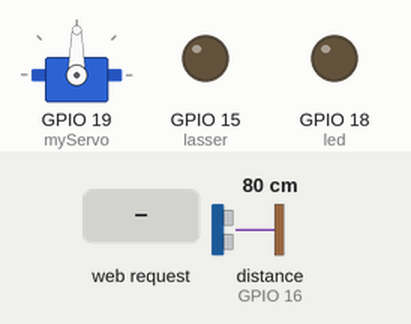
Recording of a sketch running on a simulated ESP32. Shown: servo, output pins drawn as LEDs (lit = HIGH). The inputs (shaded band) are chosen by the test bench; at power-on: distance to the obstacle (sensor on GPIO 16) 80 cm. The echo pulse lasts 58.3 µs per cm; WiFi joins after 1.5 s; servers stay silent unless stated; pins used as bus, display or sensor lines are not drawn; what the sketch prints to the serial monitor is not drawn.

Above: at 3.0 s.
3.1 s: HTTP request GET /h received
At 4.0 s:
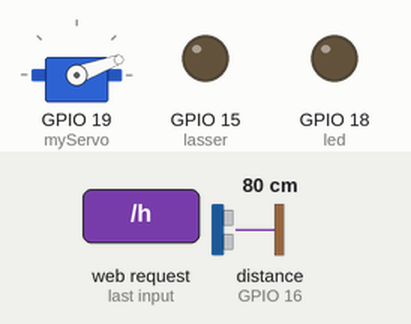
6.1 s: distance to the obstacle (sensor on GPIO 16) set to 23 cm
7.6 s: distance to the obstacle (sensor on GPIO 16) set to 19 cm
At 8.9 s:
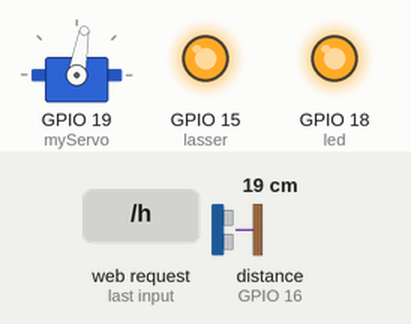
10.6 s: distance to the obstacle (sensor on GPIO 16) set to 35 cm
At 13.1 s:
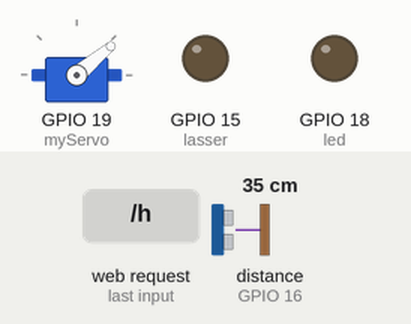
13.6 s: distance to the obstacle (sensor on GPIO 16) set to 2 cm
At 16.6 s:
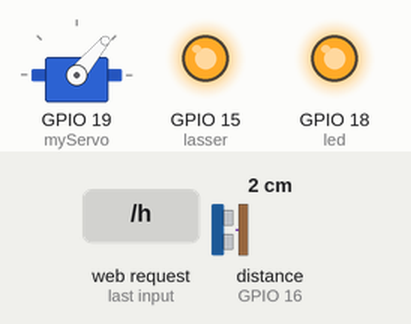
Timing chart, 0 to 17.6 s (numbered marks = the images above; inputs shaded):
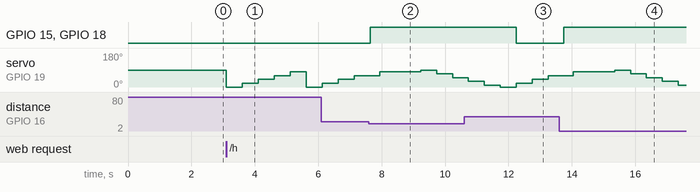

The sketch:

ultra.ino.ino
```cpp
#include <Arduino.h>
#include <ESP32Servo.h>
#include <WiFi.h>
#include <WiFiClientSecure.h>
#include <WebServer.h>
#include <ESPmDNS.h>
#include <UniversalTelegramBot.h>
bool should=false;
bool s=false;
int angle;
int mode=0;


Servo myServo;

#define BOTtoken "8736106243:AAGrqLYHwCOgMkVhuGf2SF3xWbIZ8ciPbMw"
#define CHAT_ID "7960746015"


WiFiClientSecure client;
UniversalTelegramBot bot(BOTtoken, client);

unsigned long lastTimeChecked;
const int checkInterval = 2000;

const char* ssid = "Anishg54";
const char* password = "anish123";
int led = 18;
int trig = 4;
int echo = 16;
int lasser = 15;
void sendTelegramMessage(String message) {
  bot.sendMessage(CHAT_ID, message, "");
}


WebServer server(80);

void handleRoot() {
  server.send(200, "text/html", R"rawliteral(<!DOCTYPE html>
<html lang="en">
<head>
<meta charset="UTF-8">
<title>Radar System</title>

<style>
    body {
        background-color: black;
        margin: 0;
        font-family: Arial, sans-serif;
        display: flex;
        justify-content: center;
        align-items: center;
        height: 100vh;
        flex-direction: column;
    }

    h1 {
        color: white;
        margin-bottom: 40px;
        letter-spacing: 3px;
    }

    .buttons {
        display: flex;
        gap: 20px;
    }

    button {
        background-color: #6a0dad; /* lavish purple */
        color: red;
        border: none;
        padding: 15px 25px;
        font-size: 16px;
        border-radius: 10px;
        cursor: pointer;
        transition: 0.3s;
    }

    button:hover {
        transform: scale(1.1);
        background-color: #8a2be2;
    }
</style>
</head>

<body>

<h1>RADAR SYSTEM</h1>

<div class="buttons">
    <a href="http://10.50.133.154/h">
  <button>Rotate 90 degree</button>
</a>
    <a href="http://10.50.133.154/f">
  <button>Rotate 180 degree</button>
</a>
    <button onclick="scan()">Scanning</button>
</div>

<script>
    function rotateRight() {
        alert("Radar rotating right!");
    }

    function rotate180() {
        alert("Radar rotating 180 degrees!");
    }

    function scan() {
        alert("Radar scanning...");
    }
</script>

</body>
</html>
)rawliteral");
}
void handleH(){
  server.send(200,"text/html",R"rawliteral(<!DOCTYPE html>
<html lang="en">
<head>
<meta charset="UTF-8">
<title>Static Rotation</title>

<style>
    body {
        background-color: black;
        margin: 0;
        height: 100vh;
        display: flex;
        justify-content: center;
        align-items: center;
    }

    h1 {
        color: red;
        font-size: 60px;

    }
</style>
</head>

<body>

<h1>ROTATING 90°</h1>

</body>
</html>


)rawliteral");
mode=1;
for (angle = 0; angle <= 90; angle += 20) {
  myServo.write(angle);
  delay(500);

  // Trigger ultrasonic
  digitalWrite(trig, LOW);
  delayMicroseconds(2);
  digitalWrite(trig, HIGH);
  delayMicroseconds(10);
  digitalWrite(trig, LOW);

  // Measure echo
  long time = pulseIn(echo, HIGH, 30000);
  float dis = (0.0343 * time) / 2;  // Correct formula

  Serial.print("Angle: ");
  Serial.print(angle);
  Serial.print(" | Time: ");
  Serial.print(time);
  Serial.print(" µs | Distance: ");
  Serial.print(dis);
  Serial.println(" cm");

  if (dis < 20 && angle <= 90) {// removing angle
    digitalWrite(led, HIGH);
    digitalWrite(lasser, HIGH);
    String msg = "Object detected at north west " + String(dis) + " cm";

    sendTelegramMessage(msg);
    Serial.println(msg);
  }
  else if (dis < 25 && angle >= 90) {
    digitalWrite(led, HIGH);
    digitalWrite(lasser, HIGH);

    String msg = "Object detected at south west " + String(dis) + " cm";
    sendTelegramMessage(msg);
    Serial.println(msg);
  }
  else {
    digitalWrite(led, LOW);
    digitalWrite(lasser, LOW);
  }
}
}
void handleF(){
  server.send(200,"text/html",R"rawliteral(<!DOCTYPE html>

<html lang="en">
<head>
<meta charset="UTF-8">
<title>Static Rotation</title>

<style>
    body {
        background-color: black;
        margin: 0;
        height: 100vh;
        display: flex;
        justify-content: center;
        align-items: center;
    }

    h1 {
        color: red;
        font-size: 60px;

    }
</style>
</head>

<body>

<h1>ROTATING 180°</h1>

</body>
</html>
  )rawliteral");
  mode=2;
for ( angle = 0; angle <= 180; angle += 30) {
  myServo.write(angle);
  delay(500);

  // Trigger ultrasonic
  digitalWrite(trig, LOW);
  delayMicroseconds(2);
  digitalWrite(trig, HIGH);
  delayMicroseconds(10);
  digitalWrite(trig, LOW);

  // Measure echo
  long time = pulseIn(echo, HIGH, 30000);
  float dis = (0.0343 * time) / 2;  //  formula

  Serial.print("Angle: ");
  Serial.print(angle);
  Serial.print(" | Time: ");
  Serial.print(time);
  Serial.print(" µs | Distance: ");
  Serial.print(dis);
  Serial.println(" cm");

  if (dis < 20 && angle <= 90) {
    digitalWrite(led, HIGH);
    digitalWrite(lasser, HIGH);
    String msg = "Object detected at north west " + String(dis) + " cm";
    sendTelegramMessage(msg);
    Serial.println(msg);
  }
  else if (dis < 25 && angle >= 90) {
    digitalWrite(led, HIGH);
    digitalWrite(lasser, HIGH);
    String msg = "Object detected at south west " + String(dis) + " cm";
    sendTelegramMessage(msg);
    Serial.println(msg);
  }
  else {
    digitalWrite(led, LOW);
    digitalWrite(lasser, LOW);
  }
}
}


// Function to send Telegram message


void setup() {
  Serial.begin(115200);

  WiFi.mode(WIFI_STA);
  WiFi.begin(ssid, password);
  client.setCACert(TELEGRAM_CERTIFICATE_ROOT);

  Serial.println("Connecting to WiFi...");
  while (WiFi.status() != WL_CONNECTED) {
    delay(500);
    Serial.print(".");
  }

  Serial.println("");
  Serial.println("WiFi connected!");
  Serial.print("ESP32 IP address: ");
  Serial.println(WiFi.localIP());

  bot.sendMessage(CHAT_ID, "Elconics BOT started up", "");

  if (MDNS.begin("anish")) {
    Serial.println("MDNS responder started");
  }

  server.on("/", handleRoot);
  server.on("/h",handleH);
  server.on("/f",handleF);
  server.begin();

  myServo.attach(19);
  pinMode(led, OUTPUT);
  pinMode(trig, OUTPUT);
  pinMode(echo, INPUT);
  pinMode(lasser, OUTPUT);
                                                                                                                                                      Serial.print(should);
}

void loop() {
  server.handleClient(); // Keeps the web server alive

  if (mode == 1) {
    // Continuous 90° sweep
    for (angle = 0; angle <= 90; angle += 20) {
      myServo.write(angle);
      handleH();
      delay(500);
    }
    for (angle = 90; angle >= 0; angle -= 20) {
      myServo.write(angle);

      delay(500);
    }
  }

  else if (mode == 2) {
    // Continuous 180° sweep
    for (angle = 0; angle <= 180; angle += 20) {
      myServo.write(angle);
      handleF();
      delay(500);
    }
    for (angle = 180; angle >= 0; angle -= 20) {
      myServo.write(angle);
      delay(500);
    }
  }
}
```

Measured:
- the behaviour switches between 21 and 20 cm on distance to the obstacle (sensor on GPIO 16) (found by bisection; images 1 and 2)
- after the input at 3.1 s, servo on GPIO 19 (myServo): 90° → 0° at once, → 20° 0.51 s later, → 40° 0.51 s later, → 60° 0.51 s later, … (6 changes in this stretch)
- after the input at 7.6 s, GPIO 15 (lasser), GPIO 18 (led): LOW → HIGH at once
- after the input at 10.6 s, GPIO 15 (lasser), GPIO 18 (led): HIGH → LOW after 1.6 s
- after the input at 13.6 s, GPIO 15 (lasser), GPIO 18 (led): LOW → HIGH after 0.15 s
